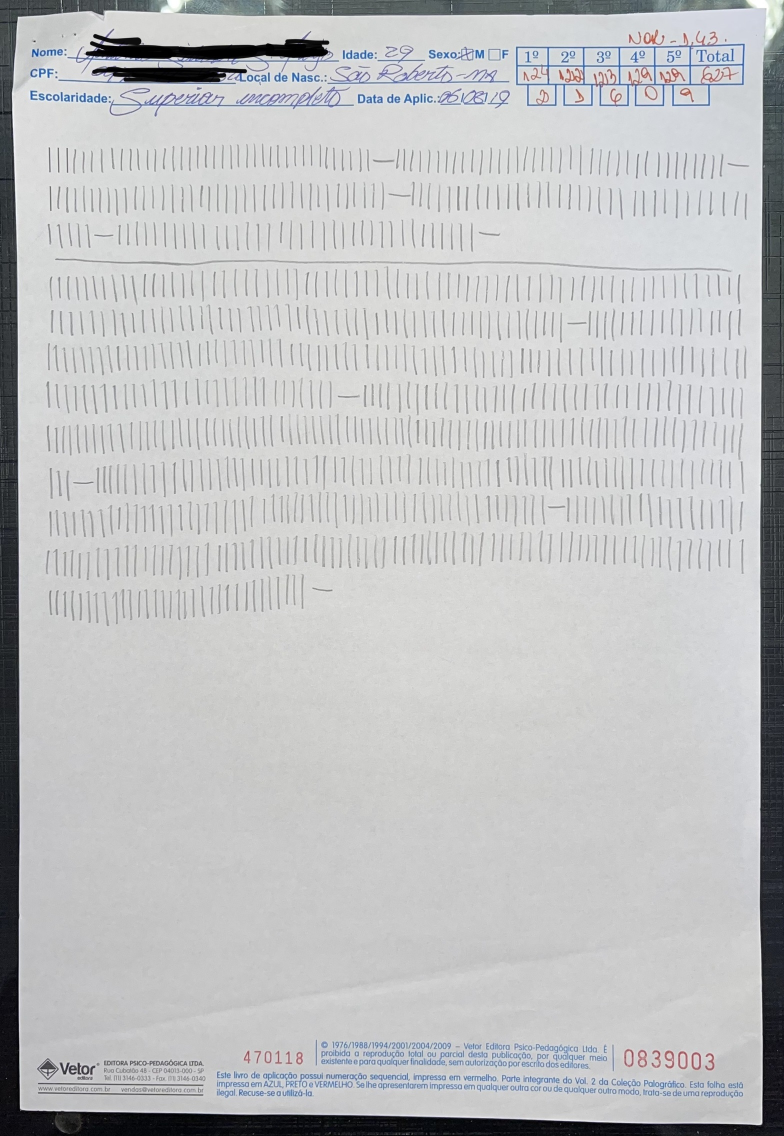
#> input picture detection/images/original/IMG_6971.jpg, 1568 x 2272 px, found by its file name (shown at 1/2 size); its folder holds only this picture in this run
$ python main.py
#> lines starting #> are read from the running program, lines starting #| are printed output that depends on the picture; after the words box and inside, x2 and y2 are one past the last pixel; in counts of white or black regions, pixels touching at a corner belong together
### detection/scanner/scanner.py
from scanner.transform import *
from imutils import *
from scipy.spatial import distance as dist
import numpy as np
import itertools, math, cv2
from pylsd.lsd import lsd

import os

class DocScanner():
    """An image scanner"""

    def __init__(self, interactive=False, MIN_QUAD_AREA_RATIO=0.25, MAX_QUAD_ANGLE_RANGE=40):
        """
        Args:
            interactive (boolean): If True, user can adjust screen contour before
                transformation occurs in interactive pyplot window.
            MIN_QUAD_AREA_RATIO (float): A contour will be rejected if its corners
                do not form a quadrilateral that covers at least MIN_QUAD_AREA_RATIO
                of the original image. Defaults to 0.25.
            MAX_QUAD_ANGLE_RANGE (int):  A contour will also be rejected if the range
                of its interior angles exceeds MAX_QUAD_ANGLE_RANGE. Defaults to 40.
        """
        self.interactive = interactive
        self.MIN_QUAD_AREA_RATIO = MIN_QUAD_AREA_RATIO
        self.MAX_QUAD_ANGLE_RANGE = MAX_QUAD_ANGLE_RANGE

    # [45 lines left out: functions filter_corners, angle_between_vectors_degrees, get_angle, angle_range, not called in this run]

    def get_corners(self, img):
        """
        Returns a list of corners ((x, y) tuples) found in the input image. With proper
        pre-processing and filtering, it should output at most 10 potential corners.
        This is a utility function used by get_contours. The input image is expected
        to be rescaled and Canny filtered prior to be passed in.
        """
        lines = lsd(img)

        corners = []
        if lines is not None:
            # separate out the horizontal and vertical lines, and draw them back onto separate canvases
            lines = lines.squeeze().astype(np.int32).tolist()
            horizontal_lines_canvas = np.zeros(img.shape, dtype=np.uint8)
            vertical_lines_canvas = np.zeros(img.shape, dtype=np.uint8)
            for line in lines:
                x1, y1, x2, y2, _ = line
                if abs(x2 - x1) > abs(y2 - y1):
                    (x1, y1), (x2, y2) = sorted(((x1, y1), (x2, y2)), key=lambda pt: pt[0])
                    cv2.line(horizontal_lines_canvas, (max(x1 - 5, 0), y1), (min(x2 + 5, img.shape[1] - 1), y2), 255, 2)
                else:
                    (x1, y1), (x2, y2) = sorted(((x1, y1), (x2, y2)), key=lambda pt: pt[1])
                    cv2.line(vertical_lines_canvas, (x1, max(y1 - 5, 0)), (x2, min(y2 + 5, img.shape[0] - 1)), 255, 2)

            lines = []

            # find the horizontal lines (connected-components -> bounding boxes -> final lines)
            (contours, hierarchy) = cv2.findContours(horizontal_lines_canvas, cv2.RETR_EXTERNAL, cv2.CHAIN_APPROX_NONE)
            contours = sorted(contours, key=lambda c: cv2.arcLength(c, True), reverse=True)[:2]
            horizontal_lines_canvas = np.zeros(img.shape, dtype=np.uint8)
            for contour in contours:
                contour = contour.reshape((contour.shape[0], contour.shape[2]))
                min_x = np.amin(contour[:, 0], axis=0) + 2
                max_x = np.amax(contour[:, 0], axis=0) - 2
                left_y = int(np.average(contour[contour[:, 0] == min_x][:, 1]))
                right_y = int(np.average(contour[contour[:, 0] == max_x][:, 1]))
                lines.append((min_x, left_y, max_x, right_y))
                cv2.line(horizontal_lines_canvas, (min_x, left_y), (max_x, right_y), 1, 1)
                corners.append((min_x, left_y))
                corners.append((max_x, right_y))

            # find the vertical lines (connected-components -> bounding boxes -> final lines)
            (contours, hierarchy) = cv2.findContours(vertical_lines_canvas, cv2.RETR_EXTERNAL, cv2.CHAIN_APPROX_NONE)
            contours = sorted(contours, key=lambda c: cv2.arcLength(c, True), reverse=True)[:2]
            vertical_lines_canvas = np.zeros(img.shape, dtype=np.uint8)
            for contour in contours:
                contour = contour.reshape((contour.shape[0], contour.shape[2]))
                min_y = np.amin(contour[:, 1], axis=0) + 2
                max_y = np.amax(contour[:, 1], axis=0) - 2
                top_x = int(np.average(contour[contour[:, 1] == min_y][:, 0]))
                bottom_x = int(np.average(contour[contour[:, 1] == max_y][:, 0]))
                lines.append((top_x, min_y, bottom_x, max_y))
                cv2.line(vertical_lines_canvas, (top_x, min_y), (bottom_x, max_y), 1, 1)
                corners.append((top_x, min_y))
                corners.append((bottom_x, max_y))

            # find the corners
            corners_y, corners_x = np.where(horizontal_lines_canvas + vertical_lines_canvas == 2)
            corners += zip(corners_x, corners_y)

        # remove corners in close proximity
        corners = self.filter_corners(corners)
        return corners

    # [5 lines left out: function is_valid_contour, not called in this run]


    def get_contour(self, rescaled_image):
        """
        Returns a numpy array of shape (4, 2) containing the vertices of the four corners
        of the document in the image. It considers the corners returned from get_corners()
        and uses heuristics to choose the four corners that most likely represent
        the corners of the document. If no corners were found, or the four corners represent
        a quadrilateral that is too small or convex, it returns the original four corners.
        """

        # these constants are carefully chosen
        MORPH = 9
        CANNY = 84
        HOUGH = 25

        IM_HEIGHT, IM_WIDTH, _ = rescaled_image.shape

        # convert the image to grayscale and blur it slightly
        gray = cv2.cvtColor(rescaled_image, cv2.COLOR_BGR2GRAY)
        gray = cv2.GaussianBlur(gray, (7,7), 0)

        # dilate helps to remove potential holes between edge segments
        kernel = cv2.getStructuringElement(cv2.MORPH_RECT,(MORPH,MORPH))
        dilated = cv2.morphologyEx(gray, cv2.MORPH_CLOSE, kernel)

        # find edges and mark them in the output map using the Canny algorithm
        edged = cv2.Canny(dilated, 0, CANNY)
        test_corners = self.get_corners(edged)

        approx_contours = []

        if len(test_corners) >= 4:
            quads = []

            for quad in itertools.combinations(test_corners, 4):
                points = np.array(quad)
                points = order_points(points)
                points = np.array([[p] for p in points], dtype = "int32")
                quads.append(points)

            # get top five quadrilaterals by area
            quads = sorted(quads, key=cv2.contourArea, reverse=True)[:5]
            # sort candidate quadrilaterals by their angle range, which helps remove outliers
            quads = sorted(quads, key=self.angle_range)

            approx = quads[0]
            if self.is_valid_contour(approx, IM_WIDTH, IM_HEIGHT):
                approx_contours.append(approx)

            # for debugging: uncomment the code below to draw the corners and countour found
            # by get_corners() and overlay it on the image

            # cv2.drawContours(rescaled_image, [approx], -1, (20, 20, 255), 2)
            # plt.scatter(*zip(*test_corners))
            # plt.imshow(rescaled_image)
            # plt.show()

        # also attempt to find contours directly from the edged image, which occasionally
        # produces better results
        (cnts, hierarchy) = cv2.findContours(edged.copy(), cv2.RETR_EXTERNAL, cv2.CHAIN_APPROX_SIMPLE)
        cnts = sorted(cnts, key=cv2.contourArea, reverse=True)[:5]

        # loop over the contours
        for c in cnts:
            # approximate the contour
            approx = cv2.approxPolyDP(c, 80, True)
            if self.is_valid_contour(approx, IM_WIDTH, IM_HEIGHT):
                approx_contours.append(approx)
                break

        # If we did not find any valid contours, just use the whole image
        if not approx_contours:
            TOP_RIGHT = (IM_WIDTH, 0)
            BOTTOM_RIGHT = (IM_WIDTH, IM_HEIGHT)
            BOTTOM_LEFT = (0, IM_HEIGHT)
            TOP_LEFT = (0, 0)
            screenCnt = np.array([[TOP_RIGHT], [BOTTOM_RIGHT], [BOTTOM_LEFT], [TOP_LEFT]])

        else:
            screenCnt = max(approx_contours, key=cv2.contourArea)

        return screenCnt.reshape(4, 2)

    def scan(self, image_path):

        RESCALED_HEIGHT = 500.0
        OUTPUT_DIR = '/home/cobaia/Desktop/frite/detection/images/scanner'

        # load the image and compute the ratio of the old height
        # to the new height, clone it, and resize it
        image = cv2.imread(image_path)

        assert(image is not None)

        ratio = image.shape[0] / RESCALED_HEIGHT
        orig = image.copy()
        rescaled_image = resize(image, height = int(RESCALED_HEIGHT))

        # get the contour of the document
        screenCnt = self.get_contour(rescaled_image)

        if self.interactive:
            screenCnt = self.interactive_get_contour(screenCnt, rescaled_image)

        # apply the perspective transformation
        warped = four_point_transform(orig, screenCnt * ratio)

        # convert the warped image to grayscale
        gray = cv2.cvtColor(warped, cv2.COLOR_BGR2GRAY)

        # sharpen image
        sharpen = cv2.GaussianBlur(gray, (0,0), 3)
        sharpen = cv2.addWeighted(gray, 1.5, sharpen, -0.5, 0)

        # apply adaptive threshold to get black and white effect
        thresh = cv2.adaptiveThreshold(sharpen, 255, cv2.ADAPTIVE_THRESH_GAUSSIAN_C, cv2.THRESH_BINARY, 21, 15)

        # save the transformed image
        basename = os.path.basename(image_path)
        cv2.imwrite(OUTPUT_DIR + '/' + basename, thresh)
        print("Proccessed " + basename)


# [7 lines of commented-out code are left out]

### detection/image.py
import cv2, os
from ordination import check_palo

def resize_image(path):
	OUTPUT_DIR = '/home/cobaia/Desktop/frite/detection/images/resize'
	basename = os.path.basename(path)
	img = cv2.imread(path, cv2.IMREAD_UNCHANGED)

	height = 2250
	width = img.shape[1]
	if img.shape[1] < 1300:
		width = img.shape[1] * 2

	dim = (width, height)

	resized = cv2.resize(img, dim, interpolation = cv2.INTER_AREA)
	cv2.imwrite(OUTPUT_DIR + '/' + basename, resized)

def crop_image_header_footer(image_path):
	OUTPUT_DIR = '/home/cobaia/Desktop/frite/detection/images/crop_header_footer'
	basename = os.path.basename(image_path)
	image = cv2.imread(image_path)

	width = image.shape[1]
	TOP_CROP = 220
	BOTTOM_CROP = 2000
	crop_image = image[TOP_CROP:BOTTOM_CROP, 0:width]

	cv2.imwrite(OUTPUT_DIR + '/' + basename, crop_image)

def process_image(image):
	dst = cv2.fastNlMeansDenoisingColored(image,None,10,10,7,21)
	gray = cv2.cvtColor(dst, cv2.COLOR_BGR2GRAY)
	blur = cv2.GaussianBlur(gray,(5,5),0)
	thresh = cv2.threshold(blur, 0, 255, cv2.THRESH_BINARY_INV + cv2.THRESH_OTSU)[1]
	return thresh

# [14 lines left out: function sort_contours, not called in this run]

def checkBorderXY(x, y):
	if x > 30 and y > 20:
		return True
	else:
		return False

def crop_image(path):
    OUTPUT_DIR = '/home/cobaia/Desktop/frite/detection/images/crop'
    basename = os.path.basename(path)
    image = cv2.imread(path)

    ########### MIDDLE LINE ###########
    height = image.shape[0]
    width = image.shape[1]
    thresh = process_image(image)
    cnts = cv2.findContours(thresh, cv2.RETR_EXTERNAL, cv2.CHAIN_APPROX_SIMPLE)
    cnts = cnts[0] if len(cnts) == 2 else cnts[1]

    rect_list = []
    for c in cnts:
        x,y,w,h = cv2.boundingRect(c)
        rect_list.append((x, y, w, h))

    def middle(aux):
        return aux[2]

    middle_line = max(rect_list, key=middle)
    crop_line = middle_line[1] + middle_line[3]-7
    crop_image = image[crop_line:height, 0:width]

    ########### BLANK SPACE ###########
    height = crop_image.shape[0]
    width = crop_image.shape[1]
    thresh = process_image(crop_image)

    cnts = cv2.findContours(thresh, cv2.RETR_EXTERNAL, cv2.CHAIN_APPROX_SIMPLE)
    cnts = cnts[0] if len(cnts) == 2 else cnts[1]

    rect_list = []
    for c in cnts:
        x,y,w,h = cv2.boundingRect(c)
        if checkBorderXY(x, y):
            if check_palo(x, y, w, h):
                rect_list.append((x, y, w, h))

    def last(aux):
        return aux[1]

    last_palo = max(rect_list, key=last)
    crop_image_blank = crop_image[:(last_palo[1]+last_palo[3])+75,30:width-29]
    cv2.imwrite(OUTPUT_DIR + '/' + basename, crop_image_blank)

### detection/main.py
from scanner.scanner import DocScanner
from image import resize_image, crop_image_header_footer, crop_image
from ordination import set_ordination
from analytics import *
from util import calculate_nor

image_name = 'IMG_6971'

def main():
    ########### SCANNER ###########
    orig_file_path = f'detection/images/original/{image_name}.jpg'
    scanner = DocScanner()
    scanner.scan(orig_file_path)
#> in scan, image is the input picture: shape (2272, 1568, 3); mean B, G, R 193.5, 192.3, 191.3
#> in scan, `rescaled_image = resize(image, height = int(RESCALED_HEIGHT))`:
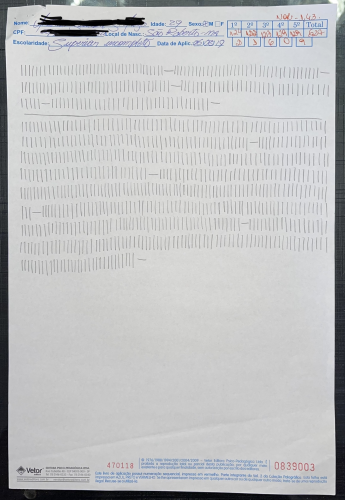
#> rescaled_image: shape (500, 345, 3); mean B, G, R 193.5, 192.3, 191.3
#> in get_contour, `gray = cv2.GaussianBlur(gray, (7,7), 0)`:
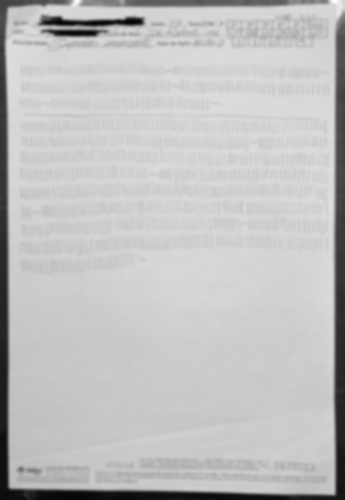
#> gray: shape (500, 345); min 4, max 252, mean 192.2
#> in get_contour, `edged = cv2.Canny(dilated, 0, CANNY)`:
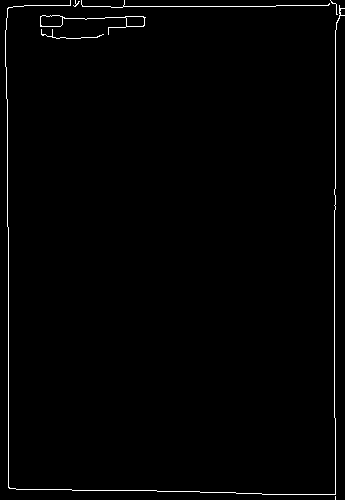
#> edged: shape (500, 345); 1.1% white in thin lines or dots
#> (the call stopped at in get_corners, `lines = lsd(img)`: pylsd is not available in this run)

    ########### RESIZE ###########
    img_scan_path = f'detection/images/scanner/{image_name}.jpg'
    resize_image(img_scan_path)

    ########### CROP HEADER AND FOOTER ###########
    img_resize_path = f'/home/cobaia/Desktop/frite/detection/images/resize/{image_name}.jpg'
    crop_image_header_footer(img_resize_path)
#> in crop_image_header_footer, `crop_image = image[TOP_CROP:BOTTOM_CROP, 0:width]`:
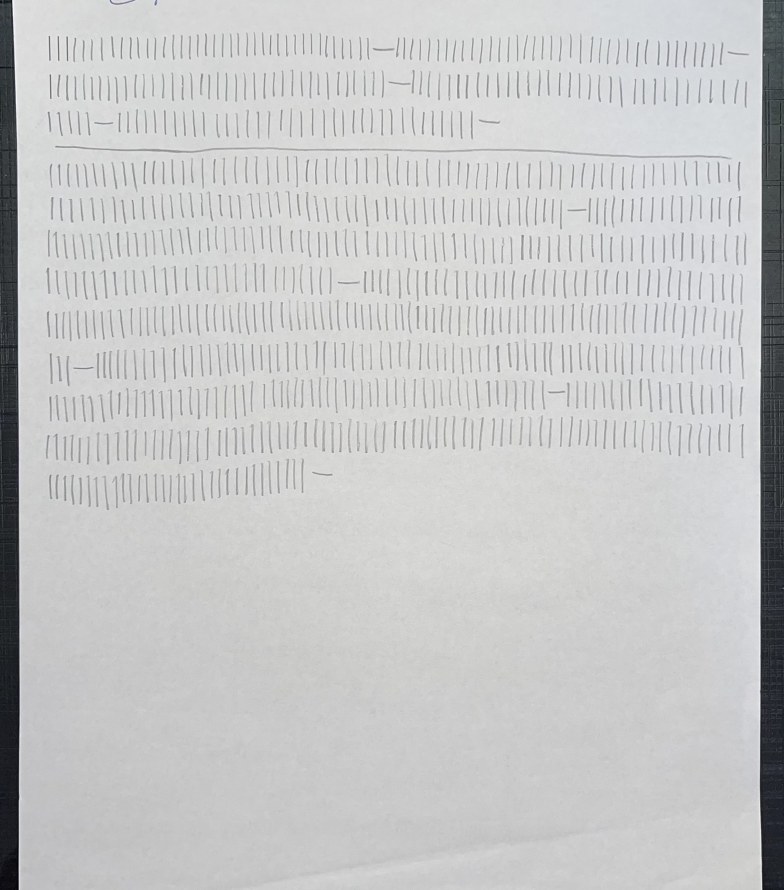
#> crop_image: shape (1780, 1568, 3) (shown at 1/2 size); mean B, G, R 199.2, 199, 198.5

    ########### CROP IMAGE ###########
    img_crop_header_footer_path = f'/home/cobaia/Desktop/frite/detection/images/crop_header_footer/{image_name}.jpg'
    crop_image(img_crop_header_footer_path)
#> in process_image, `thresh = cv2.threshold(blur, 0, 255, cv2.THRESH_BINARY_INV + cv2.THRES..`:
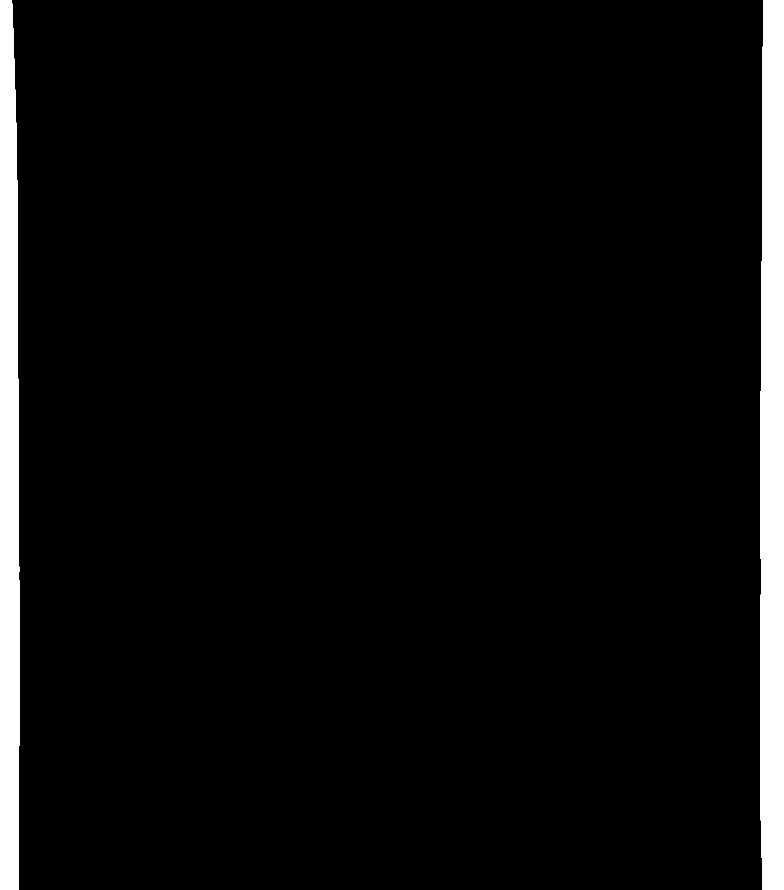
#> thresh: shape (1780, 1568) (shown at 1/2 size); 5.2% white; 2 white regions
#> in crop_image, `cnts = cv2.findContours(thresh, cv2.RETR_EXTERNAL, cv2.CHAIN_APPROX_SI..`: cnts = 2 contours; box (x1, y1, x2, y2) and area: (1520, 0, 1568, 1780) 79263, (0, 0, 39, 1780) 62185
#> the loop in crop_image, `for c in cnts:` made 2 passes
#> (x, y, w, h) on passes 1 to 2: (1520, 0, 48, 1780), (0, 0, 39, 1780)
#> after the loop in crop_image, `for c in cnts:`: rect_list = [(1520, 0, 48, 1780), (0, 0, 39, 1780)]
#> in crop_image, `middle_line = max(rect_list, key=middle)`: middle_line = (1520, 0, 48, 1780)
#> in crop_image, `crop_line = middle_line[1] + middle_line[3]-7`: crop_line = 1773
#> in crop_image, `cnts = cv2.findContours(thresh, cv2.RETR_EXTERNAL, cv2.CHAIN_APPROX_SI..`: cnts = 2 contours; box (x1, y1, x2, y2) and area: (1525, 0, 1568, 7) 252, (0, 0, 37, 7) 216
#> the loop in crop_image, `for c in cnts:` made 2 passes
#> (c, x, y, w, h) on passes 1 to 2: ([[1525, 0], [1525, 6], [1567, 6], [1567, 0]], 1525, 0, 43, 7), ([[0, 0], [0, 6], [36, 6], [36, 0]], 0, 0, 37, 7)
#> after the loop in crop_image, `for c in cnts:`: rect_list = []

    ########### ORDINATION ###########
    img_crop = f"/home/cobaia/Desktop/frite/detection/images/crop/{image_name}.jpg"
    palographic_test, rows_list = set_ordination(img_crop)

    ########### ANALYTICS ###########
    total_palos = len(palographic_test)-5
    print('\nPRODUTIVIDADE: ', total_palos, '\n')

    intervals_list = set_intervals(palographic_test)
    dist_palo = get_distance_between_palos(intervals_list)
    print('E/5: ', dist_palo, '\n')

    palos_by_interval = set_plot_yield(intervals_list)
    print('PALOS POR INTERVALO: ', palos_by_interval, '\n')

    sum_diff = get_sum_diff(intervals_list)
    print('SOMA DAS DIFERENÇAS: ', sum_diff)
    nor = calculate_nor(sum_diff, total_palos)
    print('NOR: ', nor, '\n')

    size_palos = get_palos_size(intervals_list)
    impulsivity = get_major_palo_test(size_palos).h - get_minor_palo_test(size_palos).h
    print('IMPULSIVIDADE: ', impulsivity, '\n')

    print('TAMANHO DOS PALOS: ', calculate_size_palos(size_palos), '\n')

#> (the run stopped early here; a loop or call above may not have finished)
